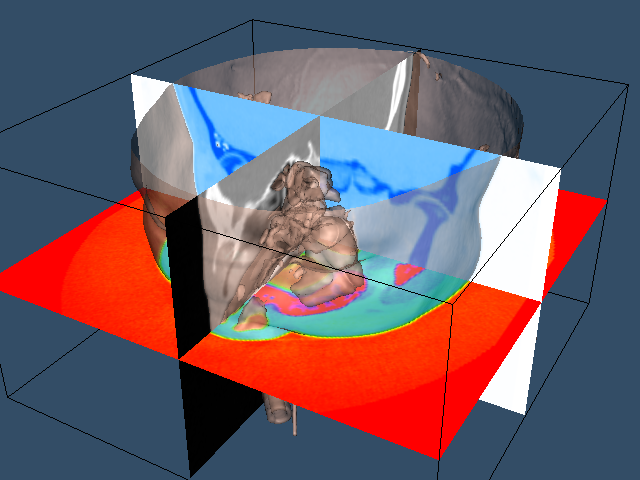

Python code for this plot:
#!/usr/bin/env python

# Display three orthogonal image planes (sagittal, axial, coronal) together
# with skin and bone isosurfaces from a CT head dataset.  Each plane uses a
# different lookup table to illustrate different color-mapping strategies.

import os
from pathlib import Path

# Factory overrides: importing these modules registers the OpenGL rendering
# and interaction style implementations for vtkRenderingCore factory classes.
import vtkmodules.vtkInteractionStyle  # noqa: F401
import vtkmodules.vtkRenderingOpenGL2  # noqa: F401

# VTK pipeline classes used in this example
from vtkmodules.vtkCommonCore import vtkLookupTable
from vtkmodules.vtkFiltersCore import vtkFlyingEdges3D, vtkStripper
from vtkmodules.vtkFiltersModeling import vtkOutlineFilter
from vtkmodules.vtkIOImage import vtkMetaImageReader
from vtkmodules.vtkImagingCore import vtkImageMapToColors
from vtkmodules.vtkRenderingCore import (
    vtkActor,
    vtkCamera,
    vtkImageActor,
    vtkPolyDataMapper,
    vtkRenderWindow,
    vtkRenderWindowInteractor,
    vtkRenderer,
)

# Colors (normalized RGB)
skin_color_rgb = (0.941, 0.722, 0.627)
ivory_rgb = (1.0, 1.0, 0.941)
black_rgb = (0.0, 0.0, 0.0)
bkg_color_rgb = (0.200, 0.302, 0.400)

# Data directory: defaults to the folder containing this script
data_dir = Path(os.environ.get("VPE_DATA_DIR", Path(__file__).parent))

# Reader: load the CT head volume
reader = vtkMetaImageReader()
reader.SetFileName(str(data_dir / "FullHead.mhd"))
reader.Update()

# Skin: extract the skin isosurface at contour value 500
skin_extractor = vtkFlyingEdges3D()
skin_extractor.SetInputConnection(reader.GetOutputPort())
skin_extractor.SetValue(0, 500)

skin_stripper = vtkStripper()
skin_stripper.SetInputConnection(skin_extractor.GetOutputPort())

skin_mapper = vtkPolyDataMapper()
skin_mapper.SetInputConnection(skin_stripper.GetOutputPort())
skin_mapper.ScalarVisibilityOff()

skin_actor = vtkActor()
skin_actor.SetMapper(skin_mapper)
skin_actor.GetProperty().SetDiffuseColor(skin_color_rgb)
skin_actor.GetProperty().SetSpecular(0.3)
skin_actor.GetProperty().SetSpecularPower(20)
skin_actor.GetProperty().SetOpacity(0.5)

# Bone: extract the bone isosurface at contour value 1150
bone_extractor = vtkFlyingEdges3D()
bone_extractor.SetInputConnection(reader.GetOutputPort())
bone_extractor.SetValue(0, 1150)

bone_stripper = vtkStripper()
bone_stripper.SetInputConnection(bone_extractor.GetOutputPort())

bone_mapper = vtkPolyDataMapper()
bone_mapper.SetInputConnection(bone_stripper.GetOutputPort())
bone_mapper.ScalarVisibilityOff()

bone_actor = vtkActor()
bone_actor.SetMapper(bone_mapper)
bone_actor.GetProperty().SetDiffuseColor(ivory_rgb)
bone_actor.VisibilityOff()

# Outline: provide spatial context around the volume
outline_filter = vtkOutlineFilter()
outline_filter.SetInputConnection(reader.GetOutputPort())

outline_mapper = vtkPolyDataMapper()
outline_mapper.SetInputConnection(outline_filter.GetOutputPort())

outline_actor = vtkActor()
outline_actor.SetMapper(outline_mapper)
outline_actor.GetProperty().SetColor(black_rgb)

# LookupTable: black-and-white for the sagittal plane
bw_lut = vtkLookupTable()
bw_lut.SetTableRange(0, 2000)
bw_lut.SetSaturationRange(0, 0)
bw_lut.SetHueRange(0, 0)
bw_lut.SetValueRange(0, 1)
bw_lut.Build()

# LookupTable: full hue circle for the axial plane
hue_lut = vtkLookupTable()
hue_lut.SetTableRange(0, 2000)
hue_lut.SetHueRange(0, 1)
hue_lut.SetSaturationRange(1, 1)
hue_lut.SetValueRange(1, 1)
hue_lut.Build()

# LookupTable: single-hue saturation ramp for the coronal plane
sat_lut = vtkLookupTable()
sat_lut.SetTableRange(0, 2000)
sat_lut.SetHueRange(0.6, 0.6)
sat_lut.SetSaturationRange(0, 1)
sat_lut.SetValueRange(1, 1)
sat_lut.Build()

# Sagittal plane: black-and-white color mapping
sagittal_colors = vtkImageMapToColors()
sagittal_colors.SetInputConnection(reader.GetOutputPort())
sagittal_colors.SetLookupTable(bw_lut)
sagittal_colors.Update()

sagittal_actor = vtkImageActor()
sagittal_actor.GetMapper().SetInputConnection(sagittal_colors.GetOutputPort())
sagittal_actor.SetDisplayExtent(128, 128, 0, 255, 0, 92)
sagittal_actor.ForceOpaqueOn()

# Axial plane: full-hue color mapping
axial_colors = vtkImageMapToColors()
axial_colors.SetInputConnection(reader.GetOutputPort())
axial_colors.SetLookupTable(hue_lut)
axial_colors.Update()

axial_actor = vtkImageActor()
axial_actor.GetMapper().SetInputConnection(axial_colors.GetOutputPort())
axial_actor.SetDisplayExtent(0, 255, 0, 255, 46, 46)
axial_actor.ForceOpaqueOn()

# Coronal plane: saturation-ramp color mapping
coronal_colors = vtkImageMapToColors()
coronal_colors.SetInputConnection(reader.GetOutputPort())
coronal_colors.SetLookupTable(sat_lut)
coronal_colors.Update()

coronal_actor = vtkImageActor()
coronal_actor.GetMapper().SetInputConnection(coronal_colors.GetOutputPort())
coronal_actor.SetDisplayExtent(0, 255, 128, 128, 0, 92)
coronal_actor.ForceOpaqueOn()

# Renderer: assemble the scene
renderer = vtkRenderer()
renderer.AddActor(outline_actor)
renderer.AddActor(sagittal_actor)
renderer.AddActor(axial_actor)
renderer.AddActor(coronal_actor)
renderer.AddActor(skin_actor)
renderer.AddActor(bone_actor)
renderer.SetBackground(bkg_color_rgb)

# Window: display the rendered scene
render_window = vtkRenderWindow()
render_window.AddRenderer(renderer)
render_window.SetWindowName("orthogonal slices with isosurfaces")
render_window.SetMultiSamples(0)
render_window.SetSize(640, 480)
render_window.Render()

# Interactor: handle mouse and keyboard events
interactor = vtkRenderWindowInteractor()
interactor.SetRenderWindow(render_window)

# Scene: configure the camera
camera = vtkCamera()
camera.SetViewUp(0, 0, -1)
camera.SetPosition(0, -1, 0)
camera.SetFocalPoint(0, 0, 0)
camera.ComputeViewPlaneNormal()
camera.Azimuth(30.0)
camera.Elevation(30.0)
renderer.SetActiveCamera(camera)
renderer.ResetCamera()
camera.Dolly(1.5)
renderer.ResetCameraClippingRange()

render_window.Render()
interactor.Initialize()
interactor.Start()
